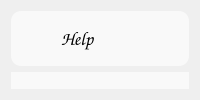
         <widget class="QWidget" name="Help">
          <layout class="QVBoxLayout" name="verticalLayout_5">
           <item>
            <widget class="QWidget" name="widget_10" native="true">
             <property name="maximumSize">
              <size>
               <width>16777215</width>
               <height>55</height>
              </size>
             </property>
             <property name="font">
              <font>
               <pointsize>25</pointsize>
               <weight>50</weight>
               <italic>false</italic>
               <bold>false</bold>
              </font>
             </property>
             <property name="styleSheet">
              <string notr="true">background-color: rgb(249, 249, 249);
border-radius: 10px;</string>
             </property>
             <layout class="QHBoxLayout" name="horizontalLayout_8">
              <item>
               <widget class="QPushButton" name="pushButton_12">
                <property name="maximumSize">
                 <size>
                  <width>35</width>
                  <height>16777215</height>
                 </size>
                </property>
                <property name="styleSheet">
                 <string notr="true">QPushButton:hover {
	
	background-color: qlineargradient(spread:pad, x1:0.54, y1:0, x2:0.517045, y2:1, stop:0 rgba(0, 0, 0, 54), stop:1 rgba(255, 255, 255, 255));
}</string>
                </property>
                <property name="text">
                 <string/>
                </property>
                <property name="icon">
                 <iconset>
                  <normaloff>../../../.designer/VMDb/VMDB v1.5/img/back.png</normaloff>../../../.designer/VMDb/VMDB v1.5/img/back.png</iconset>
                </property>
                <property name="iconSize">
                 <size>
                  <width>40</width>
                  <height>40</height>
                 </size>
                </property>
                <property name="flat">
                 <bool>false</bool>
                </property>
               </widget>
              </item>
              <item>
               <widget class="QLabel" name="label_3">
                <property name="font">
                 <font>
                  <family>Comic Sans MS</family>
                  <pointsize>14</pointsize>
                  <weight>50</weight>
                  <italic>false</italic>
                  <bold>false</bold>
                 </font>
                </property>
                <property name="text">
                 <string>Help</string>
                </property>
               </widget>
              </item>
             </layout>
            </widget>
           </item>
           <item>
            <widget class="QWidget" name="widget_11" native="true">
             <property name="styleSheet">
              <string notr="true">background-color: rgb(249, 249, 249);
border-radius: 10px;</string>
             </property>
             <widget class="QTableView" name="tableView_2">
              <property name="geometry">
               <rect>
                <x>10</x>
                <y>80</y>
                <width>641</width>
                <height>361</height>
               </rect>
              </property>
             </widget>
            </widget>
           </item>
          </layout>
         </widget>
